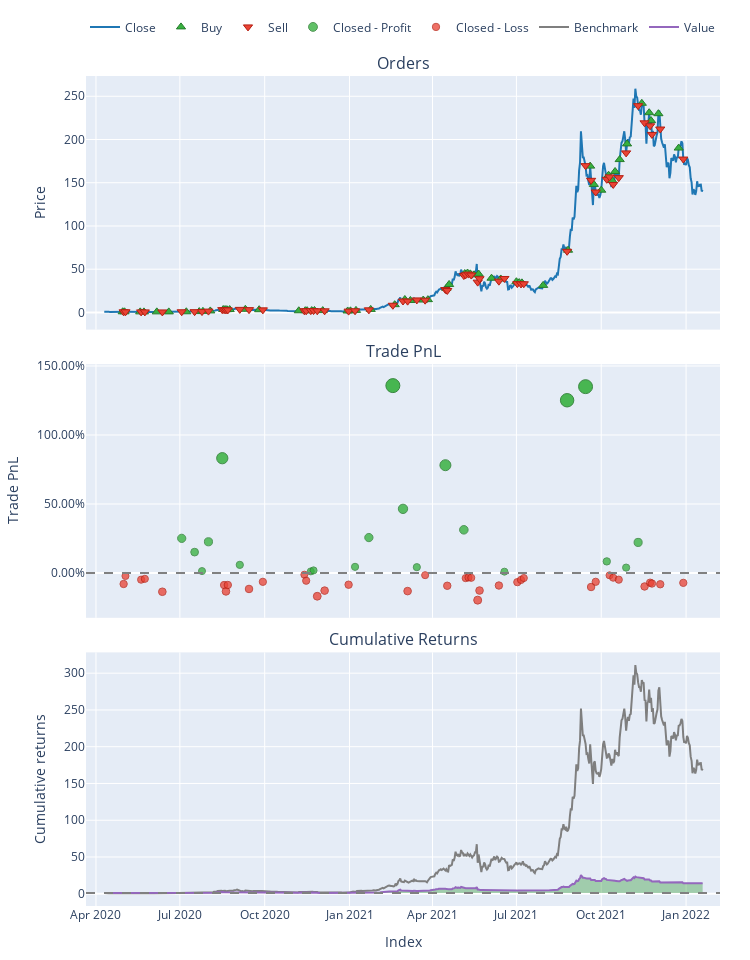

Notebook cell for this chart:
### Code cell
sol_port.plot().show()

### Figure 1 — Plotly figure (JSON) as saved in the notebook; plotly's stock layout.template omitted (floating-point values rounded to 4 significant figures; data arrays with more than 128 entries replaced by an {"elided": "..."} marker saying what was removed)
{"data": [{"legendgroup": "0", "line": {"color": "#1f77b4"}, "name": "Close", "showlegend": true, "type": "scatter", "uid": "11ee3f90-5794-4181-b48d-c75502535274", "x": {"elided": "650 str values"}, "xaxis": "x", "y": {"elided": "650 float values"}, "yaxis": "y"}, {"customdata": {"elided": "58x3 float values"}, "hovertemplate": "Order Id: %{customdata[0]}<br>Timestamp: %{x}<br>Price: %{y}<br>Size: %{customdata[1]:.6f}<br>Fees: %{customdata[2]:.6f}", "legendgroup": "1", "marker": {"color": "#37B13F", "line": {"color": "rgb(38,123,44)", "width": 1}, "size": 8, "symbol": "triangle-up"}, "mode": "markers", "name": "Buy", "type": "scatter", "uid": "e5d60988-7a7c-49f7-89c1-1269f1a24329", "x": ["2020-04-30", "2020-05-02", "2020-05-19", "2020-05-23", "2020-06-06", "2020-06-19", "2020-07-08", "2020-07-22", "2020-07-26", "2020-08-03", "2020-08-17", "2020-08-19", "2020-08-21", "2020-08-24", "2020-09-10", "2020-09-25", "2020-11-07", "2020-11-14", "2020-11-16", "2020-11-21", "2020-11-24", "2020-12-03", "2020-12-30", "2021-01-02", "2021-01-08", "2021-01-24", "2021-02-19", "2021-03-02", "2021-03-08", "2021-03-22", "2021-03-27", "2021-04-16", "2021-04-19", "2021-05-06", "2021-05-09", "2021-05-12", "2021-05-16", "2021-05-21", "2021-06-04", "2021-06-14", "2021-07-01", "2021-07-04", "2021-07-07", "2021-07-30", "2021-08-26", "2021-09-19", "2021-09-23", "2021-10-01", "2021-10-09", "2021-10-13", "2021-10-16", "2021-10-21", "2021-10-29", "2021-11-14", "2021-11-22", "2021-11-24", "2021-12-02", "2021-12-24"], "xaxis": "x", "y": [0.7472, 0.7273, 0.651, 0.6374, 0.6611, 0.6224, 0.753, 0.9772, 1.245, 1.732, 3.386, 3.329, 3.21, 3.312, 3.636, 3.146, 1.914, 2.021, 2.043, 2.095, 2.277, 2.117, 1.67, 1.846, 2.369, 3.507, 8.98, 14.97, 13.83, 14.35, 14.79, 27.82, 32.34, 44.97, 45.62, 44.59, 43.4, 44.45, 39.58, 38.7, 35.51, 34.5, 34.23, 31.28, 71.97, 169.2, 148.1, 141.4, 158.7, 152.5, 163.0, 176.8, 194.9, 241.9, 231.0, 221.9, 229.9, 190.1], "yaxis": "y"}, {"customdata": {"elided": "58x3 float values"}, "hovertemplate": "Order Id: %{customdata[0]}<br>Timestamp: %{x}<br>Price: %{y}<br>Size: %{customdata[1]:.6f}<br>Fees: %{customdata[2]:.6f}", "legendgroup": "2", "marker": {"color": "#EA4335", "line": {"color": "rgb(181,31,18)", "width": 1}, "size": 8, "symbol": "triangle-down"}, "mode": "markers", "name": "Sell", "type": "scatter", "uid": "6b220cd6-e08e-497d-9c25-fff4bf0637a2", "x": ["2020-05-01", "2020-05-03", "2020-05-20", "2020-05-24", "2020-06-12", "2020-07-03", "2020-07-17", "2020-07-25", "2020-08-01", "2020-08-16", "2020-08-18", "2020-08-20", "2020-08-22", "2020-09-04", "2020-09-14", "2020-09-29", "2020-11-13", "2020-11-15", "2020-11-20", "2020-11-23", "2020-11-27", "2020-12-05", "2020-12-31", "2021-01-07", "2021-01-22", "2021-02-17", "2021-02-28", "2021-03-05", "2021-03-15", "2021-03-24", "2021-04-15", "2021-04-17", "2021-05-05", "2021-05-07", "2021-05-10", "2021-05-13", "2021-05-20", "2021-05-22", "2021-06-12", "2021-06-18", "2021-07-02", "2021-07-06", "2021-07-09", "2021-08-25", "2021-09-14", "2021-09-20", "2021-09-25", "2021-10-07", "2021-10-10", "2021-10-14", "2021-10-20", "2021-10-28", "2021-11-10", "2021-11-17", "2021-11-23", "2021-11-25", "2021-12-04", "2021-12-29"], "xaxis": "x", "y": [0.691, 0.7148, 0.6225, 0.6133, 0.5741, 0.782, 0.8708, 0.9954, 1.533, 3.185, 3.104, 2.899, 2.945, 3.523, 3.232, 2.958, 1.899, 1.917, 2.077, 2.145, 1.903, 1.856, 1.536, 1.937, 2.99, 8.299, 13.21, 13.07, 14.48, 14.19, 26.44, 25.37, 42.64, 43.5, 44.34, 43.24, 35.04, 38.99, 36.16, 39.27, 33.31, 32.93, 33.13, 70.68, 169.8, 152.8, 139.3, 154.0, 156.8, 148.0, 155.9, 184.5, 239.1, 219.3, 215.8, 205.9, 212.1, 177.4], "yaxis": "y"}, {"customdata": [[5, 5, 17.72, 0.2508], [6, 6, 13.33, 0.1509], [7, 7, 1.384, 0.01362], [8, 8, 23.26, 0.2258], [9, 9, 105.0, 0.8317], [13, 13, 9.768, 0.05859], [18, 18, 1.547, 0.01137], [19, 19, 2.552, 0.01854], [23, 23, 4.111, 0.04418], [24, 24, 24.93, 0.2566], [25, 25, 165.7, 1.358], [26, 26, 133.5, 0.4646], [28, 28, 15.31, 0.04192], [30, 30, 292.4, 0.781], [32, 32, 188.9, 0.3126], [39, 39, 4.307, 0.009491], [43, 43, 489.7, 1.252], [44, 44, 1188.0, 1.35], [47, 47, 145.4, 0.08374], [51, 51, 65.81, 0.03873], [52, 52, 390.6, 0.2213]], "hovertemplate": "Exit Trade Id: %{customdata[0]}<br>Position Id: %{customdata[1]}<br>Exit Timestamp: %{x}<br>PnL: %{customdata[2]:.6f}<br>Return: %{customdata[3]:.2%}", "legendgroup": "3", "marker": {"color": "#37B13F", "line": {"color": "rgb(38,123,44)", "width": 1}, "opacity": [0.7768, 0.7657, 0.7505, 0.7741, 0.8415, 0.7555, 0.7502, 0.751, 0.7539, 0.7775, 0.9, 0.8006, 0.7536, 0.8358, 0.7837, 0.75, 0.8882, 0.8992, 0.7583, 0.7533, 0.7736], "size": [8.253, 7.734, 7.021, 8.123, 11.27, 7.255, 7.01, 7.047, 7.18, 8.283, 14, 9.363, 7.168, 11.01, 8.574, 7, 13.45, 13.96, 7.385, 7.152, 8.1], "symbol": "circle"}, "mode": "markers", "name": "Closed - Profit", "type": "scatter", "uid": "529f8539-6ef2-4cc1-8c99-ff2716421f99", "x": ["2020-07-03", "2020-07-17", "2020-07-25", "2020-08-01", "2020-08-16", "2020-09-04", "2020-11-20", "2020-11-23", "2021-01-07", "2021-01-22", "2021-02-17", "2021-02-28", "2021-03-15", "2021-04-15", "2021-05-05", "2021-06-18", "2021-08-25", "2021-09-14", "2021-10-07", "2021-10-28", "2021-11-10"], "xaxis": "x2", "y": [0.2508, 0.1509, 0.01362, 0.2258, 0.8317, 0.05859, 0.01137, 0.01854, 0.04418, 0.2566, 1.358, 0.4646, 0.04192, 0.781, 0.3126, 0.009491, 1.252, 1.35, 0.08374, 0.03873, 0.2213], "yaxis": "y2"}, {"customdata": {"elided": "37x4 float values"}, "hovertemplate": "Exit Trade Id: %{customdata[0]}<br>Position Id: %{customdata[1]}<br>Exit Timestamp: %{x}<br>PnL: %{customdata[2]:.6f}<br>Return: %{customdata[3]:.2%}", "legendgroup": "4", "marker": {"color": "#EA4335", "line": {"color": "rgb(181,31,18)", "width": 1}, "opacity": [0.7578, 0.7514, 0.7544, 0.7537, 0.7641, 0.7587, 0.7638, 0.7586, 0.7619, 0.7561, 0.7503, 0.7552, 0.7677, 0.7632, 0.7584, 0.7636, 0.7507, 0.7593, 0.7531, 0.7526, 0.7529, 0.7709, 0.7631, 0.7591, 0.7564, 0.7545, 0.7531, 0.7603, 0.7561, 0.7509, 0.7528, 0.7543, 0.7599, 0.7568, 0.7575, 0.7581, 0.7569], "size": [7.366, 7.065, 7.203, 7.173, 7.658, 7.407, 7.645, 7.403, 7.553, 7.285, 7.016, 7.243, 7.827, 7.615, 7.393, 7.634, 7.034, 7.433, 7.146, 7.121, 7.134, 7.974, 7.613, 7.424, 7.297, 7.212, 7.143, 7.48, 7.283, 7.04, 7.13, 7.203, 7.46, 7.316, 7.35, 7.376, 7.323], "symbol": "circle"}, "mode": "markers", "name": "Closed - Loss", "type": "scatter", "uid": "3cc18c89-d471-4b06-ad78-b7504ca948c2", "x": ["2020-05-01", "2020-05-03", "2020-05-20", "2020-05-24", "2020-06-12", "2020-08-18", "2020-08-20", "2020-08-22", "2020-09-14", "2020-09-29", "2020-11-13", "2020-11-15", "2020-11-27", "2020-12-05", "2020-12-31", "2021-03-05", "2021-03-24", "2021-04-17", "2021-05-07", "2021-05-10", "2021-05-13", "2021-05-20", "2021-05-22", "2021-06-12", "2021-07-02", "2021-07-06", "2021-07-09", "2021-09-20", "2021-09-25", "2021-10-10", "2021-10-14", "2021-10-20", "2021-11-17", "2021-11-23", "2021-11-25", "2021-12-04", "2021-12-29"], "xaxis": "x2", "y": [-0.07996, -0.02211, -0.04867, -0.04276, -0.1363, -0.08784, -0.1338, -0.08717, -0.1161, -0.06436, -0.01261, -0.05623, -0.1688, -0.128, -0.08511, -0.1317, -0.01611, -0.09289, -0.03763, -0.03289, -0.03534, -0.1971, -0.1275, -0.09111, -0.06679, -0.05025, -0.03701, -0.1019, -0.06401, -0.01727, -0.03447, -0.04859, -0.09807, -0.07041, -0.07682, -0.082, -0.07171], "yaxis": "y2"}, {"legendgroup": "5", "line": {"color": "#7f7f7f"}, "name": "Benchmark", "showlegend": true, "type": "scatter", "uid": "dcf15d73-8736-4527-92bb-45f93d430c24", "x": {"elided": "650 str values"}, "xaxis": "x3", "y": {"elided": "650 float values"}, "yaxis": "y3"}, {"hoverinfo": "skip", "legendgroup": "6", "line": {"color": "rgba(0, 0, 0, 0)", "width": 0}, "opacity": 0, "showlegend": false, "type": "scatter", "uid": "9e6f41c3-ca0e-4ecb-a169-9eb4ccd6efab", "x": {"elided": "650 str values"}, "xaxis": "x3", "y": {"elided": "650 int values"}, "yaxis": "y3"}, {"connectgaps": false, "fill": "tonexty", "fillcolor": "rgba(0, 128, 0, 0.3)", "hoverinfo": "skip", "legendgroup": "6", "line": {"color": "rgba(0, 0, 0, 0)", "width": 0}, "opacity": 0, "showlegend": false, "type": "scatter", "uid": "994cedfe-6f79-4700-866d-1e0208246d5b", "x": {"elided": "650 str values"}, "xaxis": "x3", "y": {"elided": "650 float values"}, "yaxis": "y3"}, {"hoverinfo": "skip", "legendgroup": "6", "line": {"color": "rgba(0, 0, 0, 0)", "width": 0}, "opacity": 0, "showlegend": false, "type": "scatter", "uid": "2af18bef-200e-4b22-ae52-c7c35ebbcf37", "x": {"elided": "650 str values"}, "xaxis": "x3", "y": {"elided": "650 int values"}, "yaxis": "y3"}, {"connectgaps": false, "fill": "tonexty", "fillcolor": "rgba(255, 0, 0, 0.3)", "hoverinfo": "skip", "legendgroup": "6", "line": {"color": "rgba(0, 0, 0, 0)", "width": 0}, "opacity": 0, "showlegend": false, "type": "scatter", "uid": "c3ef63b6-8d30-470b-9563-acce1eae1198", "x": {"elided": "650 str values"}, "xaxis": "x3", "y": {"elided": "650 float values"}, "yaxis": "y3"}, {"legendgroup": "7", "line": {"color": "#9467bd"}, "name": "Value", "showlegend": true, "type": "scatter", "uid": "35302193-4cb1-4944-ba61-9cd99a52e42e", "x": {"elided": "650 str values"}, "xaxis": "x3", "y": {"elided": "650 float values"}, "yaxis": "y3"}, {"hoverinfo": "skip", "legendgroup": "6", "line": {"color": "rgba(0, 0, 0, 0)", "width": 0}, "opacity": 0, "showlegend": false, "type": "scatter", "uid": "88b19831-7fbc-4060-aef0-fbbcd8f0889f", "x": {"elided": "650 str values"}, "xaxis": "x3", "y": {"elided": "650 int values"}, "yaxis": "y3"}], "layout": {"annotations": [{"font": {"size": 16}, "showarrow": false, "text": "Orders", "x": 0.5, "xanchor": "center", "xref": "paper", "y": 1, "yanchor": "bottom", "yref": "paper"}, {"font": {"size": 16}, "showarrow": false, "text": "Trade PnL", "x": 0.5, "xanchor": "center", "xref": "paper", "y": 0.6528, "yanchor": "bottom", "yref": "paper"}, {"font": {"size": 16}, "showarrow": false, "text": "Cumulative Returns", "x": 0.5, "xanchor": "center", "xref": "paper", "y": 0.3056, "yanchor": "bottom", "yref": "paper"}], "height": 960, "legend": {"orientation": "h", "traceorder": "normal", "x": 1, "xanchor": "right", "y": 1.042, "yanchor": "bottom"}, "margin": {"b": 30, "l": 30, "r": 30, "t": 30}, "shapes": [{"line": {"color": "gray", "dash": "dash"}, "type": "line", "x0": 0, "x1": 1, "xref": "paper", "y0": 0, "y1": 0, "yref": "y2"}, {"line": {"color": "gray", "dash": "dash"}, "type": "line", "x0": 0, "x1": 1, "xref": "paper", "y0": 1, "y1": 1, "yref": "y3"}], "showlegend": true, "width": 750, "xaxis": {"anchor": "y", "domain": [0, 1], "matches": "x3", "showticklabels": false}, "xaxis2": {"anchor": "y2", "domain": [0, 1], "matches": "x3", "showticklabels": false}, "xaxis3": {"anchor": "y3", "domain": [0, 1], "title": {"text": "Index"}}, "yaxis": {"anchor": "x", "domain": [0.6944, 1], "title": {"text": "Price"}}, "yaxis2": {"anchor": "x2", "domain": [0.3472, 0.6528], "tickformat": ".2%", "title": {"text": "Trade PnL"}}, "yaxis3": {"anchor": "x3", "domain": [0, 0.3056], "title": {"text": "Cumulative returns"}}}}
